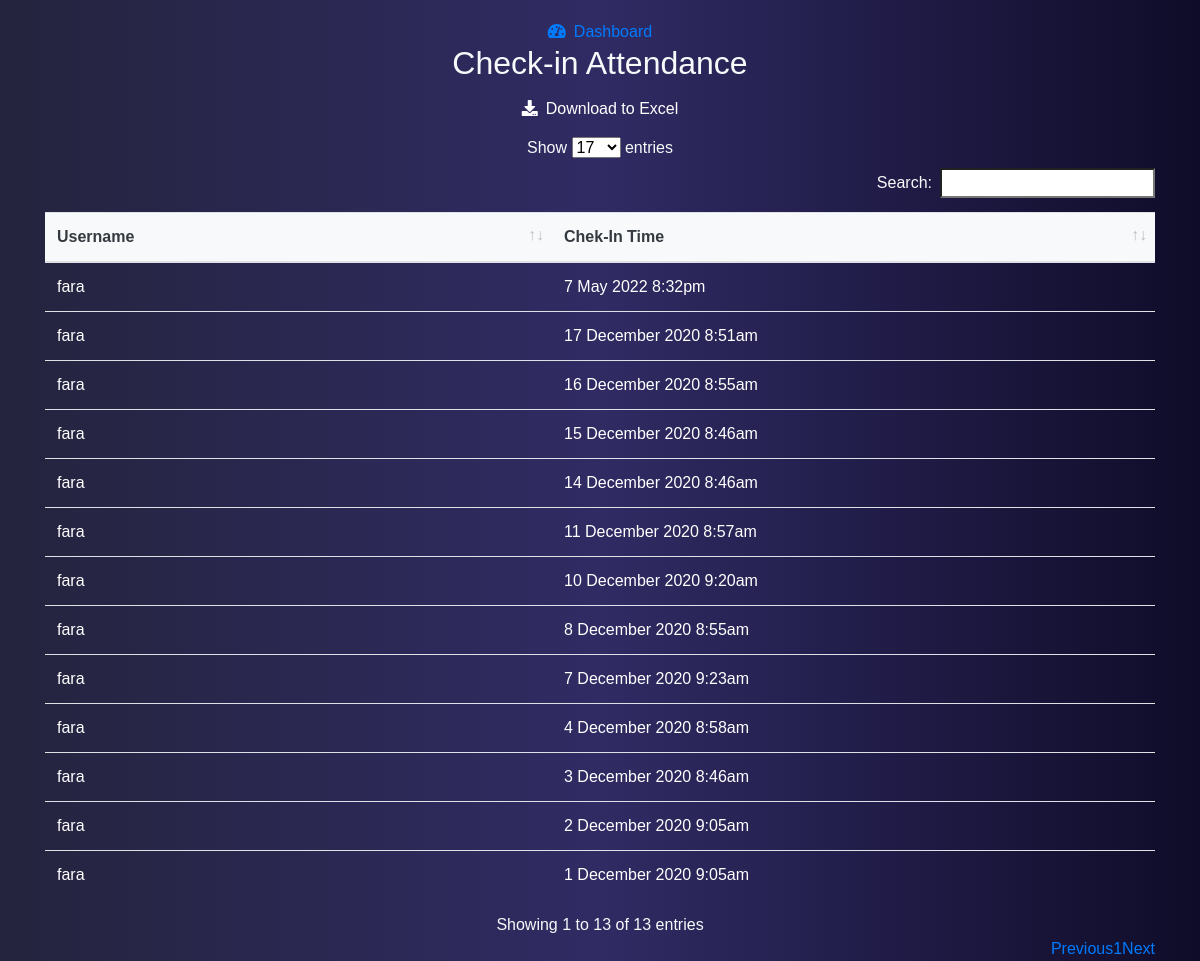
Page /tataUsaha/absen-mhs.php (signed in) on the earlier database version.
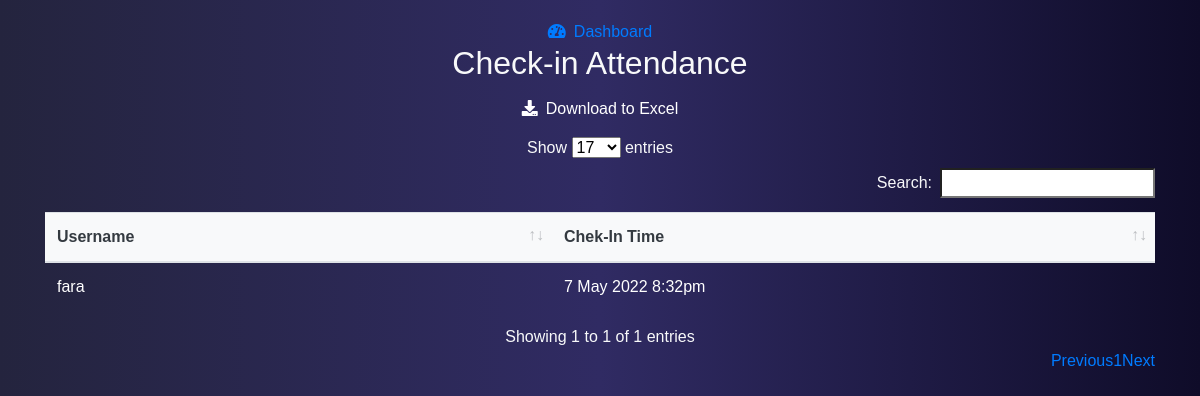
Same page on the later database version.
### tables this page shows
CREATE TABLE `history_in` (
  `id_masuk` int(11) NOT NULL,
  `date_masuk` datetime NOT NULL,
  `username` varchar(50) NOT NULL,
  `level_user` enum('mahasiswa','dosen','tata_usaha','') NOT NULL
);

### tataUsaha/absen-mhs.php (the view, shortened to what this page needs)
<?php
include '../config/config.php';
$username = $_SESSION['username'];
$level_mhs = $_SESSION['level'] == 'mahasiswa';
if ($level_mhs) {
  $query = mysqli_query($conn, "SELECT * FROM history_in WHERE level_user='mahasiswa' AND username='$username'");
}
?>
<!DOCTYPE html>
<html lang="en">
<head>
  <link rel="stylesheet" href="../bootstrap/css/bootstrap.min.css">
  <link rel="stylesheet" href="../css/masuk.css">
  <link rel="stylesheet" href="../css/absen-dosen.css">
  <link rel="stylesheet" href="../font-awesome/fa/css/all.css">
  <link rel="stylesheet" href="../datatable/data/css/dataTables.bootstrap4.min.css">
</head>
<body class="bg-dark text-light">
  <div class="container">
    <nav>
      <a href="dashboard.php"><i class="fas fa-tachometer-alt mr-2"></i>Dashboard</a>
    </nav>
    <div class="title">
      <h2>Check-in Attendance</h2>
    </div>
    <div class="table-responsive" style="width: 100%;">
      <a href="export_data_in.php" target="_blank"><button class="btn text-white mb-2 download"><i
            class="fas fa-download mr-2"></i>Download to Excel</button></a>
      <table class="table" id="data" style="text-align: left;">
        <thead>
          <tr class="bg-light text-dark">
            <th>Username</th>
            <th>Chek-In Time</th>
          </tr>
        </thead>
        <tbody>
          <?php foreach ($query as $data) : ?>
          <tr class="text-white">
            <td><?= $data['username']; ?></td>
            <td>
              <?php
                $date = date_create($data['date_masuk']);
                ?>
              <?= date_format($date, 'j F Y g:ia'); ?>
            </td>
          </tr>
          <?php endforeach; ?>
        </tbody>
      </table>
    </div>
  </div>
</body>
</html>

### css/masuk.css (style rules this page uses)
body { margin: 0; padding: 0; font-family: Arial, Helvetica, sans-serif; text-align: center; height: 100vh; background: #0f0c29; background: -webkit-linear-gradient(to right, #24243e, #302b63, #0f0c29); background: linear-gradient(to right, #24243e, #302b63, #0f0c29); }

### css/absen-dosen.css (style rules this page uses)
body { padding: 20px; }

Differences in the rows shown:
removed history_in: username "fara", date_masuk "1 December 2020 9:05am"
removed history_in: username "fara", date_masuk "2 December 2020 9:05am"
removed history_in: username "fara", date_masuk "3 December 2020 8:46am"
removed history_in: username "fara", date_masuk "4 December 2020 8:58am"
removed history_in: username "fara", date_masuk "7 December 2020 9:23am"
removed history_in: username "fara", date_masuk "8 December 2020 8:55am"
removed history_in: username "fara", date_masuk "10 December 2020 9:20am"
removed history_in: username "fara", date_masuk "11 December 2020 8:57am"
removed history_in: username "fara", date_masuk "14 December 2020 8:46am"
removed history_in: username "fara", date_masuk "15 December 2020 8:46am"
removed history_in: username "fara", date_masuk "16 December 2020 8:55am"
removed history_in: username "fara", date_masuk "17 December 2020 8:51am"
Other differences:
text written by a page script: "Show entries Search: Showing 1 to 13 of 13 entries Previous 1 Next" → "Show entries Search: Showing 1 to 1 of 1 entries Previous 1 Next"
